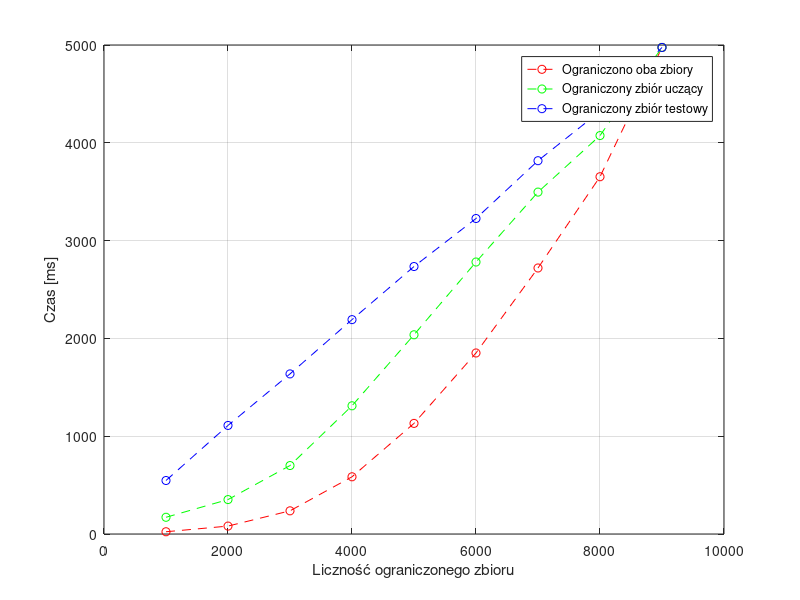
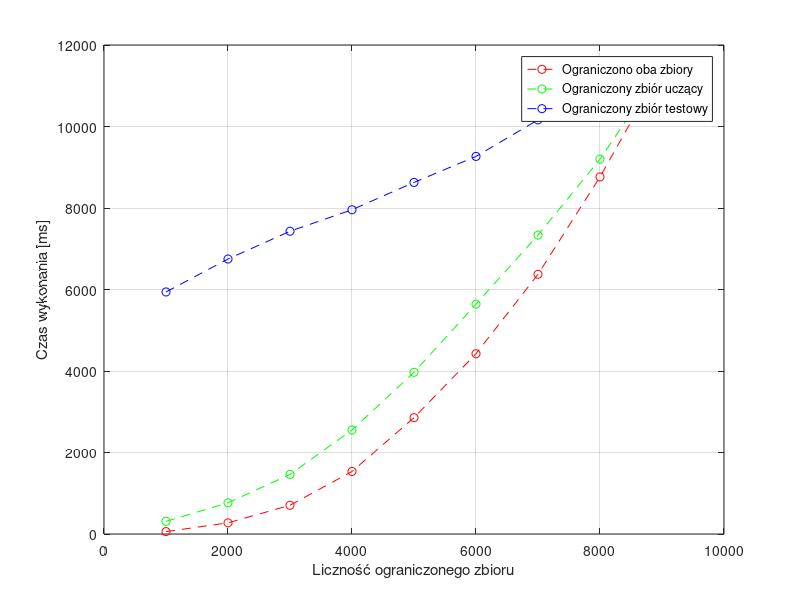

The MATLAB source for these figures, in order:
close all;
clear all;

knn_data = importdata('knn_results.txt');
enn_data = importdata('enn_results.txt');

x_max = max(knn_data(:,1));
x = 1000:1000:x_max;
train_cut = [];
test_cut = [];
both_cut = [];
for i=1:size(knn_data,1)
    tr = knn_data(i, 1);
    te = knn_data(i, 2);
    va = knn_data(i, 3);
    
    if (tr == te)
        both_cut = [both_cut va];
    end
    if (te == x_max)
        train_cut = [train_cut va];
    end
    if (tr == x_max)
        test_cut = [test_cut va];
    end
end
figure
plot(x, both_cut, 'ro--', x, train_cut, 'go--', x, test_cut, 'bo--');
xlabel('Liczność ograniczonego zbioru')
ylabel('Czas [ms]')
grid on;
legend('Ograniczono oba zbiory', 'Ograniczony zbiór uczący', 'Ograniczony zbiór testowy');

x_max = max(enn_data(:,1));
x = 1000:1000:x_max;
train_cut = [];
test_cut = [];
both_cut = [];
for i=1:size(enn_data,1)
    tr = enn_data(i, 1);
    te = enn_data(i, 2);
    va = enn_data(i, 3);
    
    if (tr == te)
        both_cut = [both_cut va];
    end
    if (te == x_max)
        train_cut = [train_cut va];
    end
    if (tr == x_max)
        test_cut = [test_cut va];
    end
end
figure
plot(x, both_cut, 'ro--', x, train_cut, 'go--', x, test_cut, 'bo--');
xlabel('Liczność ograniczonego zbioru')
ylabel('Czas wykonania [ms]')
grid on;
legend('Ograniczono oba zbiory', 'Ograniczony zbiór uczący', 'Ograniczony zbiór testowy');